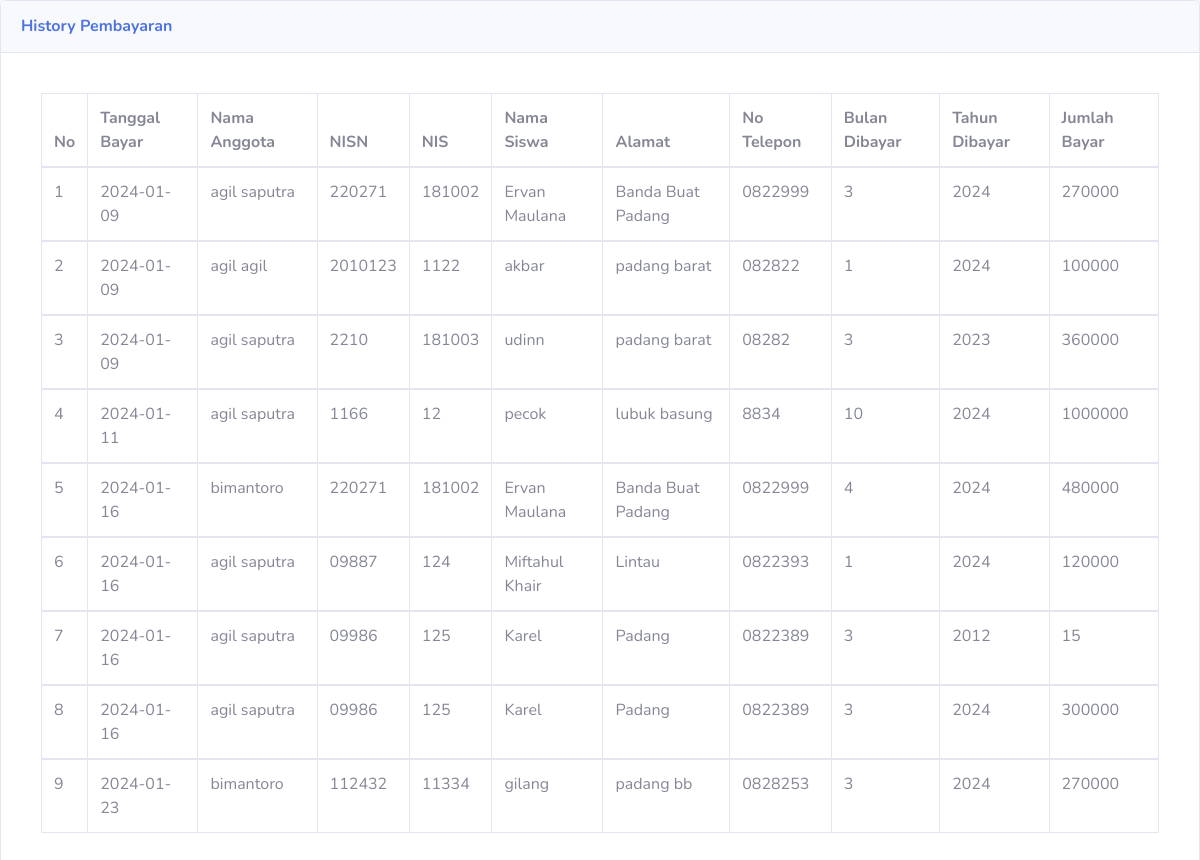
The app's page /Admin/histori.php with its own data.
### tables this page shows
CREATE TABLE IF NOT EXISTS `pembayaran` (
  `id_pembayaran` int(11) NOT NULL AUTO_INCREMENT,
  `id_anggota` int(11) NOT NULL,
  `nisn` varchar(10) NOT NULL,
  `tanggal_bayar` date NOT NULL,
  `bulan_dibayar` varchar(10) NOT NULL,
  `tahun_dibayar` varchar(4) NOT NULL,
  `id_spp` int(11) NOT NULL,
  `jumlah_bayar` int(11) NOT NULL,
  PRIMARY KEY (`id_pembayaran`)
);

CREATE TABLE IF NOT EXISTS `anggota` (
  `id_anggota` int(11) NOT NULL AUTO_INCREMENT,
  `username` varchar(25) NOT NULL,
  `password` varchar(32) NOT NULL,
  `nama_anggota` varchar(35) NOT NULL,
  `level` enum('admin','walikelas','','') NOT NULL,
  PRIMARY KEY (`id_anggota`)
);

CREATE TABLE IF NOT EXISTS `siswa` (
  `nisn` char(10) NOT NULL,
  `nis` char(8) NOT NULL,
  `nama` varchar(35) NOT NULL,
  `id_kelas` int(11) NOT NULL,
  `alamat` varchar(255) NOT NULL,
  `no_telp` varchar(13) NOT NULL,
  `id_spp` int(11) NOT NULL,
  PRIMARY KEY (`nisn`)
);

### Admin/histori.php (the view, shortened to what this page needs)
<!DOCTYPE html>
<html lang="en">
<head>
  <link href="../vendor/fontawesome-free/css/all.min.css" rel="stylesheet" type="text/css">
  <link rel="stylesheet" href="https://cdnjs.cloudflare.com/ajax/libs/font-awesome/6.5.1/css/all.min.css" />
  <link href="../css/sb-admin-2.min.css" rel="stylesheet">
</head>
<body id="page-top">
 <div class="card shadow mb-4">
            <div class="card-header py-3">
              <h6 class="m-0 font-weight-bold text-primary">History Pembayaran</h6>
            </div>
            <div class="card-body">
            <div class="card-body">
              <div class="table-responsive">
                <table class="table table-bordered" id="dataTable" width="100%" cellspacing="0">
                  <thead>
                    <tr>
                      <th>No</th>
                      <th>Tanggal Bayar</th>
                      <th>Nama Anggota</th>
                      <th>NISN</th>
                      <th>NIS</th>
                      <th>Nama Siswa</th>
                      <th>Alamat</th>
                      <th>No Telepon</th>
                      <th>Bulan Dibayar</th>
                      <th>Tahun Dibayar</th>
                      <th>Jumlah Bayar</th>
                    </tr>
                  </thead>
                  <?php
                  include "koneksi.php";
                  $no=1;
                  $sql=mysqli_query($koneksi,"SELECT * FROM pembayaran JOIN siswa ON siswa.nisn=pembayaran.nisn JOIN anggota ON anggota.id_anggota=pembayaran.id_anggota");
                  while ($data=mysqli_fetch_array($sql)) {
                    ?>
                  <tbody>
                    <tr>
                      <td><?php echo $no++; ?></td>
                      <td><?php echo $data['tanggal_bayar']; ?></td>
                      <td><?php echo $data['nama_anggota']; ?></td>
                      <td><?php echo $data['nisn']; ?></td>
                      <td><?php echo $data['nis']; ?></td>
                      <td><?php echo $data['nama']; ?></td>
                      <td><?php echo $data['alamat']; ?></td>
                      <td><?php echo $data['no_telp']; ?></td>
                      <td><?php echo $data['bulan_dibayar']; ?></td>
                      <td><?php echo $data['tahun_dibayar']; ?></td>
                      <td><?php echo $data['jumlah_bayar']; ?></td>
                    </tr>
                  </tbody>
                <?php }
                ?>
                </table>
              </div>
            </div>
          </div>
        </div>
</body>
</html>

### records on screen
pembayaran: tanggal_bayar "2024-01-09", id_anggota.nama_anggota "agil saputra", siswa.nisn "220271", siswa.nis "181002", siswa.nama "Ervan Maulana", siswa.alamat "Banda Buat Padang", siswa.no_telp "0822999", bulan_dibayar "3", tahun_dibayar "2024", jumlah_bayar "270000"
pembayaran: tanggal_bayar "2024-01-09", id_anggota.nama_anggota "agil agil", siswa.nisn "2010123", siswa.nis "1122", siswa.nama "akbar", siswa.alamat "padang barat", siswa.no_telp "082822", bulan_dibayar "1", tahun_dibayar "2024", jumlah_bayar "100000"
pembayaran: tanggal_bayar "2024-01-09", id_anggota.nama_anggota "agil saputra", siswa.nisn "2210", siswa.nis "181003", siswa.nama "udinn", siswa.alamat "padang barat", siswa.no_telp "08282", bulan_dibayar "3", tahun_dibayar "2023", jumlah_bayar "360000"
pembayaran: tanggal_bayar "2024-01-11", id_anggota.nama_anggota "agil saputra", siswa.nisn "1166", siswa.nis "12", siswa.nama "pecok", siswa.alamat "lubuk basung", siswa.no_telp "8834", bulan_dibayar "10", tahun_dibayar "2024", jumlah_bayar "1000000"
pembayaran: tanggal_bayar "2024-01-16", id_anggota.nama_anggota "bimantoro", siswa.nisn "220271", siswa.nis "181002", siswa.nama "Ervan Maulana", siswa.alamat "Banda Buat Padang", siswa.no_telp "0822999", bulan_dibayar "4", tahun_dibayar "2024", jumlah_bayar "480000"
pembayaran: tanggal_bayar "2024-01-16", id_anggota.nama_anggota "agil saputra", siswa.nisn "09887", siswa.nis "124", siswa.nama "Miftahul Khair", siswa.alamat "Lintau", siswa.no_telp "0822393", bulan_dibayar "1", tahun_dibayar "2024", jumlah_bayar "120000"
pembayaran: tanggal_bayar "2024-01-16", id_anggota.nama_anggota "agil saputra", siswa.nisn "09986", siswa.nis "125", siswa.nama "Karel", siswa.alamat "Padang", siswa.no_telp "0822389", bulan_dibayar "3", tahun_dibayar "2012", jumlah_bayar "15"
pembayaran: tanggal_bayar "2024-01-16", id_anggota.nama_anggota "agil saputra", siswa.nisn "09986", siswa.nis "125", siswa.nama "Karel", siswa.alamat "Padang", siswa.no_telp "0822389", bulan_dibayar "3", tahun_dibayar "2024", jumlah_bayar "300000"
pembayaran: tanggal_bayar "2024-01-23", id_anggota.nama_anggota "bimantoro", siswa.nisn "112432", siswa.nis "11334", siswa.nama "gilang", siswa.alamat "padang bb", siswa.no_telp "0828253", bulan_dibayar "3", tahun_dibayar "2024", jumlah_bayar "270000"
